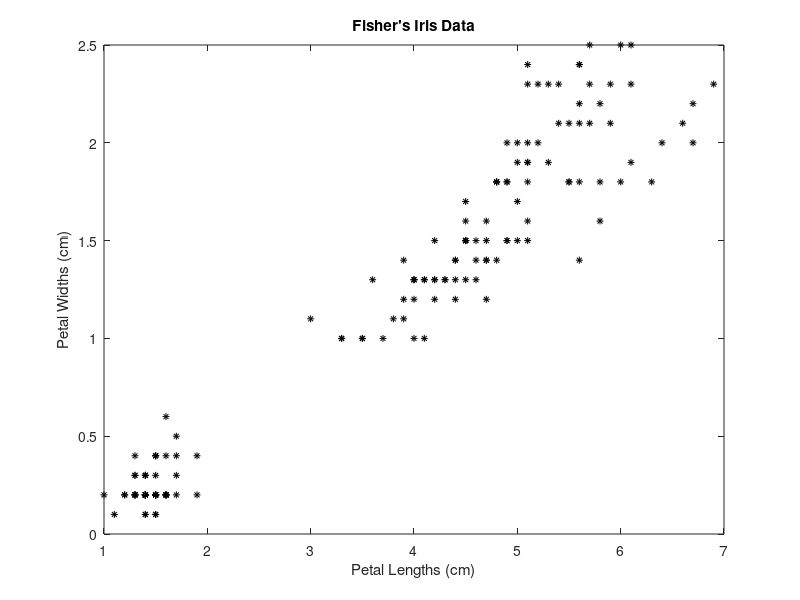

Recreate this plot in MATLAB.
clear; close;
load fisheriris
X = meas(:,3:4);

figure;
plot(X(:,1),X(:,2),'k*','MarkerSize',5);
title 'Fisher''s Iris Data';
xlabel 'Petal Lengths (cm)'; 
ylabel 'Petal Widths (cm)';

rng(1);
[idx, C] = kmeans(X, 3);

% x1 = min(X(:,1)):0.01:max(X(:,1));
% x2 = min(X(:,2)):0.01:max(X(:,2));
% [x1G,x2G] = meshgrid(x1,x2);
% XGrid = [x1G(:),x2G(:)]; % Defines a fine grid on the plot
% 
% idx2Region = kmeans(XGrid,3,'MaxIter',1,'Start',C);
% 
% figure;
% gscatter(XGrid(:,1),XGrid(:,2),idx2Region,...
%     [0,0.75,0.75;0.75,0,0.75;0.75,0.75,0],'..');
% hold on;
% plot(X(:,1),X(:,2),'k*','MarkerSize',5);
% title 'Fisher''s Iris Data';
% xlabel 'Petal Lengths (cm)';
% ylabel 'Petal Widths (cm)'; 
% legend('Region 1','Region 2','Region 3','Data','Location','SouthEast');
% hold off;